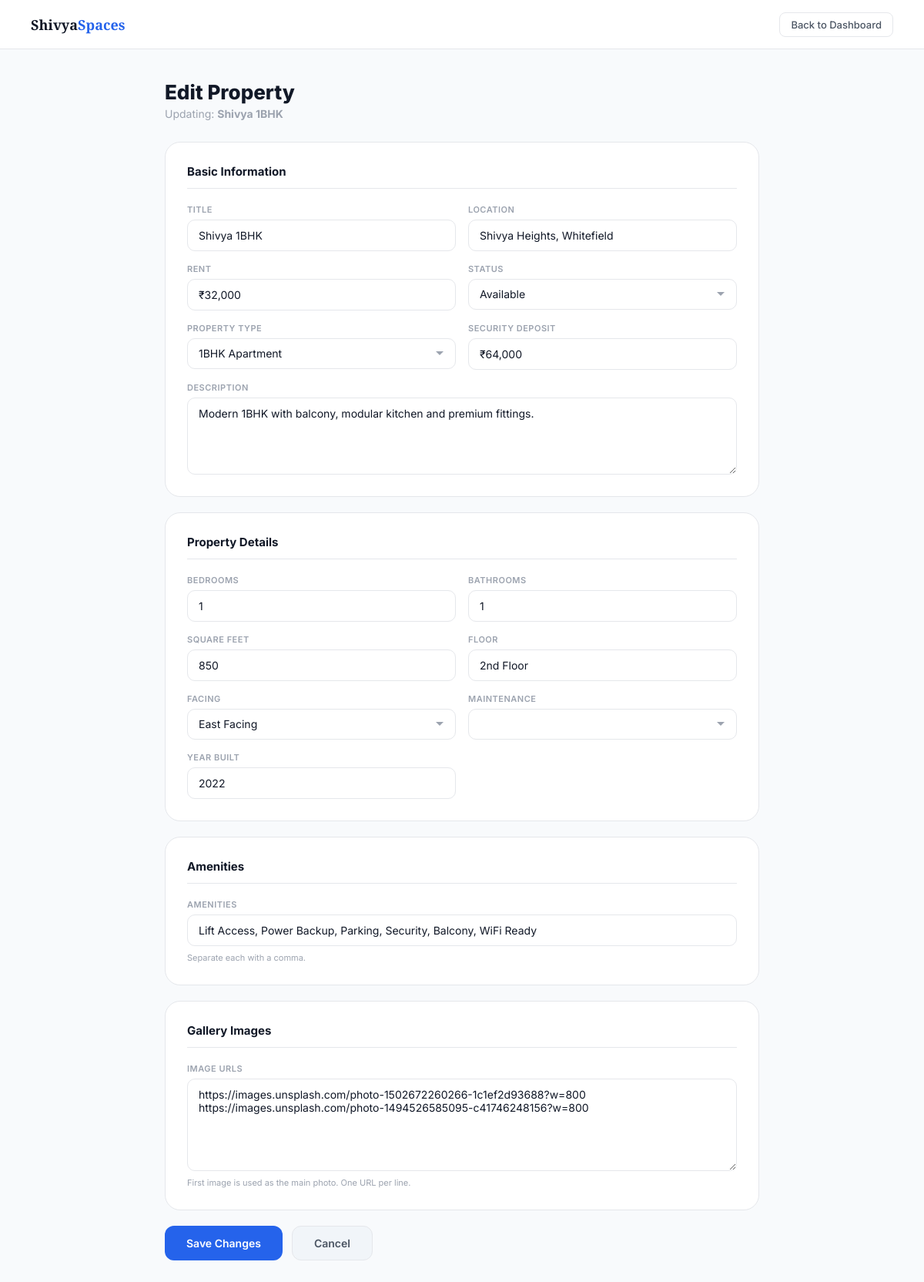
The app's page /edit/2 (signed in) with its own data.
### tables this page shows
CREATE TABLE properties (
    id INTEGER PRIMARY KEY AUTOINCREMENT,
    owner_id INTEGER NOT NULL,
    title TEXT,
    location TEXT,
    rent TEXT,
    status TEXT,
    beds INTEGER,
    baths INTEGER,
    sqft INTEGER,
    image TEXT,
    property_type TEXT,
    security_deposit TEXT,
    facing TEXT,
    maintenance TEXT,
    floor TEXT,
    built TEXT,
    description TEXT,
    amenities TEXT,
    gallery_images TEXT,
    is_complex INTEGER DEFAULT 0,
    parent_id INTEGER DEFAULT NULL,
    FOREIGN KEY (owner_id) REFERENCES owners(id)
);

### app.py (the view, shortened to what this page needs)
@app.route("/edit/<int:prop_id>", methods=["GET", "POST"])
@login_required
def edit_property(prop_id):
    conn = get_db()
    prop = parse_property(conn.execute(
        "SELECT * FROM properties WHERE id=? AND owner_id=?",
        (prop_id, session["owner_id"])
    ).fetchone())
    if not prop:
        flash("Property not found.", "danger")
        conn.close()
        return redirect(url_for("dashboard"))
    conn.close()
    prop["amenities_str"]      = ", ".join(prop["amenities"])
    prop["gallery_images_str"] = "\n".join(prop["gallery_images"])
    return render_template("edit_property.html", prop=prop, brand_name=session["brand_name"])

### app.py (called while the page is built)
def get_db():
    conn = sqlite3.connect("properties.db", timeout=10)
    conn.row_factory = sqlite3.Row
    conn.execute("PRAGMA journal_mode=WAL")
    conn.execute("PRAGMA foreign_keys=ON")
    return conn

def parse_property(row):
    if row is None:
        return None
    p = dict(row)
    p["amenities"]      = json.loads(p["amenities"])      if p["amenities"]      else []
    p["gallery_images"] = json.loads(p["gallery_images"]) if p["gallery_images"] else []
    return p

def login_required(f):
    @wraps(f)
    def decorated(*args, **kwargs):
        if "owner_id" not in session:
            flash("Please log in to access that page.", "warning")
            return redirect(url_for("login"))
        return f(*args, **kwargs)
    return decorated

### templates/edit_property.html (shortened to what this page needs)
<!doctype html>
<html lang="en">
  <head>
  </head>
  <body>
    <div class="topbar">
      <a href="/" class="topbar-logo">Shivya<span>Spaces</span></a>
      <a href="/dashboard" class="back-link">Back to Dashboard</a>
    </div>
    <div class="content">
      <div class="page-header">
        <h1>Edit Property</h1>
        <p>Updating: <strong>{{ prop.title }}</strong></p>
      </div>
      <form method="POST" action="/edit/{{ prop.id }}">
        <div class="form-card">
          <h2>Basic Information</h2>
          <div class="form-grid">
            <div class="form-group">
              <label>Title</label>
              <input
                type="text"
                name="title"
                value="{{ prop.title }}"
                required
              />
            </div>
            <div class="form-group">
              <label>Location</label>
              <input
                type="text"
                name="location"
                value="{{ prop.location }}"
                required
              />
            </div>
            <div class="form-group">
              <label>Rent</label>
              <input type="text" name="rent" value="{{ prop.rent }}" required />
            </div>
            <div class="form-group">
              <label>Status</label>
              <select name="status" id="statusSelect">
                <option value="Available">Available</option>
              </select>
            </div>
            <div class="form-group">
              <label>Property Type</label>
              <select name="property_type" id="propTypeSelect">
                <option value="1BHK Apartment">1BHK Apartment</option>
              </select>
            </div>
            <div class="form-group">
              <label>Security Deposit</label>
              <input
                type="text"
                name="security_deposit"
                value="{{ prop.security_deposit }}"
              />
            </div>
            <div class="form-group full">
              <label>Description</label>
              <textarea name="description">{{ prop.description }}</textarea>
            </div>
          </div>
        </div>
        <div class="form-card">
          <h2>Property Details</h2>
          <div class="form-grid">
            <div class="form-group">
              <label>Bedrooms</label>
              <input
                type="number"
                name="beds"
                value="{{ prop.beds }}"
                min="0"
              />
            </div>
            <div class="form-group">
              <label>Bathrooms</label>
              <input
                type="number"
                name="baths"
                value="{{ prop.baths }}"
                min="0"
              />
            </div>
            <div class="form-group">
              <label>Square Feet</label>
              <input
                type="number"
                name="sqft"
                value="{{ prop.sqft }}"
                min="0"
              />
            </div>
            <div class="form-group">
              <label>Floor</label>
              <input type="text" name="floor" value="{{ prop.floor }}" />
            </div>
            <div class="form-group">
              <label>Facing</label>
              <select name="facing" id="facingSelect">
                <option value="East Facing">East Facing</option>
              </select>
            </div>
            <div class="form-group">
              <label>Maintenance</label>
              <select name="maintenance" id="maintenanceSelect">
              </select>
            </div>
            <div class="form-group">
              <label>Year Built</label>
              <input type="text" name="built" value="{{ prop.built }}" />
            </div>
          </div>
        </div>
        <div class="form-card">
          <h2>Amenities</h2>
          <div class="form-group">
            <label>Amenities</label>
            <input
              type="text"
              name="amenities"
              value="{{ prop.amenities_str }}"
            />
            <p class="hint">Separate each with a comma.</p>
          </div>
        </div>
        <div class="form-card">
          <h2>Gallery Images</h2>
          <div class="form-group">
            <label>Image URLs</label>
            <textarea name="gallery_images" style="min-height: 120px">
{{ prop.gallery_images_str }}</textarea
            >
            <p class="hint">
              First image is used as the main photo. One URL per line.
            </p>
          </div>
        </div>
        <div class="form-actions">
          <button type="submit" class="btn-save">Save Changes</button>
          <a href="/dashboard" class="btn-cancel">Cancel</a>
        </div>
      </form>
    </div>
  </body>
</html>

### templates/edit_property.html (style rules this page uses)
* { margin: 0; padding: 0; box-sizing: border-box; }
:root { --bg: #f8fafc; --bg2: #ffffff; --bg3: #f1f5f9; --border: #e5e7eb; --text: #111827; --text2: #4b5563; --text3: #9ca3af; --accent: #2563eb; --accent-hover: #1d4ed8; --input-bg: #ffffff; --input-border: #e5e7eb; --green-bg: #dcfce7; --green-fg: #166534; --red-bg: #fee2e2; --red-fg: #991b1b; }
body { font-family: "Inter", sans-serif; background: var(--bg); color: var(--text); min-height: 100vh; transition: background 0.25s, color 0.25s; }
.topbar { background: var(--bg2); border-bottom: 1px solid var(--border); padding: 0 40px; height: 64px; display: flex; align-items: center; justify-content: space-between; position: sticky; top: 0; z-index: 99; transition: background 0.25s, border-color 0.25s; }
.topbar-logo { font-family: "Playfair Display", serif; font-size: 18px; font-weight: 700; color: var(--text); text-decoration: none; }
.topbar-logo span { color: var(--accent); }
.back-link { font-size: 13px; font-weight: 500; color: var(--text2); text-decoration: none; padding: 7px 14px; border-radius: 8px; border: 1px solid var(--border); transition: all 0.18s; }
.content { max-width: 820px; margin: 40px auto; padding: 0 24px 60px; }
.page-header { margin-bottom: 28px; }
.page-header h1 { font-size: 26px; font-weight: 800; margin-bottom: 4px; }
.page-header p { font-size: 14px; color: var(--text3); }
.form-card { background: var(--bg2); border: 1px solid var(--border); border-radius: 20px; padding: 28px; margin-bottom: 20px; transition: background 0.25s, border-color 0.25s; }
.form-card h2 { font-size: 15px; font-weight: 700; margin-bottom: 20px; padding-bottom: 12px; border-bottom: 1px solid var(--border); color: var(--text); }
.form-grid { display: grid; grid-template-columns: 1fr 1fr; gap: 16px; }
.form-group { display: flex; flex-direction: column; gap: 6px; }
.form-group.full { grid-column: 1/-1; }
label { font-size: 11px; font-weight: 600; color: var(--text3); text-transform: uppercase; letter-spacing: 0.5px; }
.hint { font-size: 11px; color: var(--text3); margin-top: 2px; }
input, select, textarea { padding: 11px 14px; border: 1.5px solid var(--input-border); border-radius: 10px; font-size: 14px; font-family: "Inter", sans-serif; color: var(--text); background: var(--input-bg); outline: none; width: 100%; transition: border-color 0.18s, background 0.25s, color 0.25s; }
select { appearance: none; -webkit-appearance: none; cursor: pointer; background-repeat: no-repeat; background-position: right 14px center; padding-right: 36px; }
textarea { resize: vertical; min-height: 100px; }
.form-actions { display: flex; gap: 12px; margin-top: 8px; }
.btn-save { background: var(--accent); color: white; border: none; padding: 13px 28px; border-radius: 12px; font-size: 14px; font-weight: 600; cursor: pointer; font-family: "Inter", sans-serif; transition: background 0.18s; }
.btn-cancel { background: var(--bg3); color: var(--text2); border: 1px solid var(--border); padding: 13px 28px; border-radius: 12px; font-size: 14px; font-weight: 600; font-family: "Inter", sans-serif; text-decoration: none; display: inline-flex; align-items: center; transition: all 0.18s; }

### records on screen
properties: title "Shivya 1BHK", location "Shivya Heights, Whitefield", rent "₹32,000", security_deposit "₹64,000", description "Modern 1BHK with balcony, modular kitchen and premium fittings.", beds "1", baths "1", sqft "850", floor "2nd Floor", built "2022"
